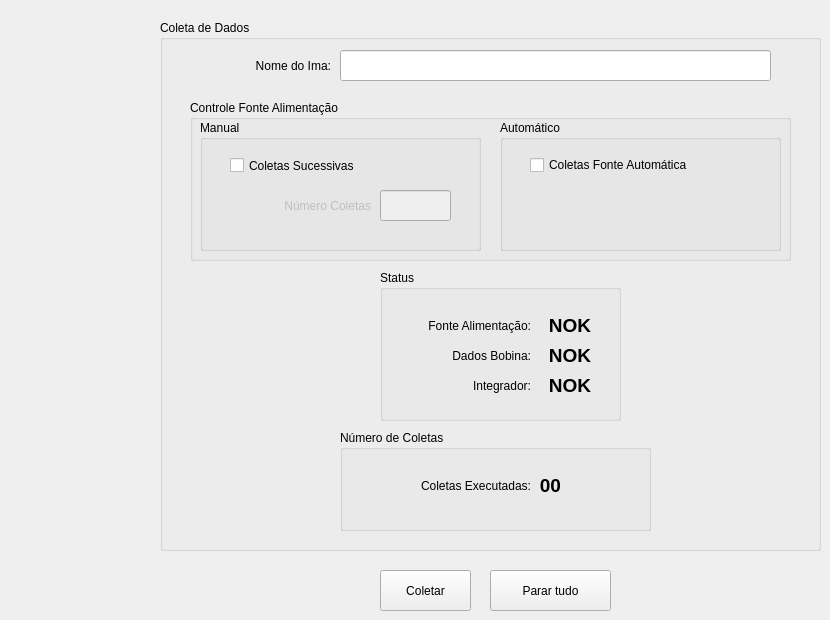
    <widget class="QWidget" name="tab_11">
     <attribute name="title">
      <string>Coletas</string>
     </attribute>
     <widget class="QGroupBox" name="groupBox_16">
      <property name="geometry">
       <rect>
        <x>160</x>
        <y>20</y>
        <width>661</width>
        <height>531</height>
       </rect>
      </property>
      <property name="title">
       <string>Coleta de Dados</string>
      </property>
      <widget class="QLineEdit" name="Nome_Ima">
       <property name="geometry">
        <rect>
         <x>180</x>
         <y>30</y>
         <width>431</width>
         <height>31</height>
        </rect>
       </property>
      </widget>
      <widget class="QLabel" name="label_134">
       <property name="geometry">
        <rect>
         <x>40</x>
         <y>30</y>
         <width>131</width>
         <height>31</height>
        </rect>
       </property>
       <property name="text">
        <string>Nome do Ima:</string>
       </property>
       <property name="alignment">
        <set>Qt::AlignRight|Qt::AlignTrailing|Qt::AlignVCenter</set>
       </property>
      </widget>
      <widget class="QGroupBox" name="groupBox_10">
       <property name="geometry">
        <rect>
         <x>220</x>
         <y>250</y>
         <width>241</width>
         <height>151</height>
        </rect>
       </property>
       <property name="title">
        <string>Status</string>
       </property>
       <widget class="QLabel" name="label_129">
        <property name="geometry">
         <rect>
          <x>10</x>
          <y>40</y>
          <width>141</width>
          <height>31</height>
         </rect>
        </property>
        <property name="text">
         <string>Fonte Alimentação:</string>
        </property>
        <property name="alignment">
         <set>Qt::AlignRight|Qt::AlignTrailing|Qt::AlignVCenter</set>
        </property>
       </widget>
       <widget class="QLabel" name="label_130">
        <property name="geometry">
         <rect>
          <x>50</x>
          <y>100</y>
          <width>101</width>
          <height>31</height>
         </rect>
        </property>
        <property name="text">
         <string>Integrador:</string>
        </property>
        <property name="alignment">
         <set>Qt::AlignRight|Qt::AlignTrailing|Qt::AlignVCenter</set>
        </property>
       </widget>
       <widget class="QLabel" name="label_131">
        <property name="geometry">
         <rect>
          <x>10</x>
          <y>70</y>
          <width>141</width>
          <height>31</height>
         </rect>
        </property>
        <property name="text">
         <string>Dados Bobina:</string>
        </property>
        <property name="alignment">
         <set>Qt::AlignRight|Qt::AlignTrailing|Qt::AlignVCenter</set>
        </property>
       </widget>
       <widget class="QLabel" name="label_135">
        <property name="geometry">
         <rect>
          <x>160</x>
          <y>40</y>
          <width>51</width>
          <height>31</height>
         </rect>
        </property>
        <property name="font">
         <font>
          <pointsize>14</pointsize>
          <weight>75</weight>
          <bold>true</bold>
         </font>
        </property>
        <property name="layoutDirection">
         <enum>Qt::RightToLeft</enum>
        </property>
        <property name="text">
         <string>NOK</string>
        </property>
        <property name="alignment">
         <set>Qt::AlignRight|Qt::AlignTrailing|Qt::AlignVCenter</set>
        </property>
       </widget>
       <widget class="QLabel" name="label_136">
        <property name="geometry">
         <rect>
          <x>160</x>
          <y>70</y>
          <width>51</width>
          <height>31</height>
         </rect>
        </property>
        <property name="font">
         <font>
          <pointsize>14</pointsize>
          <weight>75</weight>
          <bold>true</bold>
         </font>
        </property>
        <property name="layoutDirection">
         <enum>Qt::RightToLeft</enum>
        </property>
        <property name="text">
         <string>NOK</string>
        </property>
        <property name="alignment">
         <set>Qt::AlignRight|Qt::AlignTrailing|Qt::AlignVCenter</set>
        </property>
       </widget>
       <widget class="QLabel" name="label_137">
        <property name="geometry">
         <rect>
          <x>160</x>
          <y>100</y>
          <width>51</width>
          <height>31</height>
         </rect>
        </property>
        <property name="font">
         <font>
          <pointsize>14</pointsize>
          <weight>75</weight>
          <bold>true</bold>
         </font>
        </property>
        <property name="layoutDirection">
         <enum>Qt::RightToLeft</enum>
        </property>
        <property name="text">
         <string>NOK</string>
        </property>
        <property name="alignment">
         <set>Qt::AlignRight|Qt::AlignTrailing|Qt::AlignVCenter</set>
        </property>
       </widget>
      </widget>
      <widget class="QGroupBox" name="groupBox_22">
       <property name="geometry">
        <rect>
         <x>180</x>
         <y>410</y>
         <width>311</width>
         <height>101</height>
        </rect>
       </property>
       <property name="title">
        <string>Número de Coletas</string>
       </property>
       <widget class="QLabel" name="label_138">
        <property name="geometry">
         <rect>
          <x>190</x>
          <y>40</y>
          <width>31</width>
          <height>31</height>
         </rect>
        </property>
        <property name="font">
         <font>
          <pointsize>14</pointsize>
          <weight>75</weight>
          <bold>true</bold>
         </font>
        </property>
        <property name="layoutDirection">
         <enum>Qt::LeftToRight</enum>
        </property>
        <property name="text">
         <string>00</string>
        </property>
        <property name="alignment">
         <set>Qt::AlignRight|Qt::AlignTrailing|Qt::AlignVCenter</set>
        </property>
       </widget>
       <widget class="QLabel" name="label_139">
        <property name="geometry">
         <rect>
          <x>50</x>
          <y>40</y>
          <width>141</width>
          <height>31</height>
         </rect>
        </property>
        <property name="text">
         <string>Coletas Executadas:</string>
        </property>
        <property name="alignment">
         <set>Qt::AlignRight|Qt::AlignTrailing|Qt::AlignVCenter</set>
        </property>
       </widget>
      </widget>
      <widget class="QGroupBox" name="groupBox_11">
       <property name="geometry">
        <rect>
         <x>30</x>
         <y>80</y>
         <width>601</width>
         <height>161</height>
        </rect>
       </property>
       <property name="title">
        <string>Controle Fonte Alimentação</string>
       </property>
       <widget class="QGroupBox" name="groupBox_21">
        <property name="geometry">
         <rect>
          <x>10</x>
          <y>20</y>
          <width>281</width>
          <height>131</height>
         </rect>
        </property>
        <property name="title">
         <string>Manual</string>
        </property>
        <widget class="QLineEdit" name="N_Coletas_Manual">
         <property name="enabled">
          <bool>false</bool>
         </property>
         <property name="geometry">
          <rect>
           <x>180</x>
           <y>70</y>
           <width>71</width>
           <height>31</height>
          </rect>
         </property>
        </widget>
        <widget class="QLabel" name="label_22">
         <property name="enabled">
          <bool>false</bool>
         </property>
         <property name="geometry">
          <rect>
           <x>50</x>
           <y>70</y>
           <width>121</width>
           <height>31</height>
          </rect>
         </property>
         <property name="text">
          <string>Número Coletas</string>
         </property>
         <property name="alignment">
          <set>Qt::AlignRight|Qt::AlignTrailing|Qt::AlignVCenter</set>
         </property>
        </widget>
        <widget class="QCheckBox" name="C_Sucessivas">
         <property name="geometry">
          <rect>
           <x>30</x>
           <y>30</y>
           <width>161</width>
           <height>31</height>
          </rect>
         </property>
         <property name="text">
          <string>Coletas Sucessivas</string>
         </property>
        </widget>
       </widget>
       <widget class="QGroupBox" name="groupBox_20">
        <property name="geometry">
         <rect>
          <x>310</x>
          <y>20</y>
          <width>281</width>
          <height>131</height>
         </rect>
        </property>
        <property name="title">
         <string>Automático</string>
        </property>
        <widget class="QCheckBox" name="Chk_Auto">
         <property name="geometry">
          <rect>
           <x>30</x>
           <y>30</y>
           <width>211</width>
           <height>30</height>
          </rect>
         </property>
         <property name="text">
          <string>Coletas Fonte Automática</string>
         </property>
        </widget>
       </widget>
      </widget>
     </widget>
     <widget class="QPushButton" name="coletar">
      <property name="enabled">
       <bool>true</bool>
      </property>
      <property name="geometry">
       <rect>
        <x>380</x>
        <y>570</y>
        <width>91</width>
        <height>41</height>
       </rect>
      </property>
      <property name="cursor">
       <cursorShape>ArrowCursor</cursorShape>
      </property>
      <property name="text">
       <string>Coletar</string>
      </property>
      <property name="icon">
       <iconset>
        <normaloff>imagens/play1.png</normaloff>imagens/play1.png</iconset>
      </property>
      <property name="iconSize">
       <size>
        <width>20</width>
        <height>20</height>
       </size>
      </property>
     </widget>
     <widget class="QPushButton" name="PararTudo">
      <property name="geometry">
       <rect>
        <x>490</x>
        <y>570</y>
        <width>121</width>
        <height>41</height>
       </rect>
      </property>
      <property name="text">
       <string>Parar tudo</string>
      </property>
      <property name="icon">
       <iconset>
        <normaloff>imagens/stop.png</normaloff>imagens/stop.png</iconset>
      </property>
      <property name="iconSize">
       <size>
        <width>20</width>
        <height>20</height>
       </size>
      </property>
     </widget>
    </widget>
